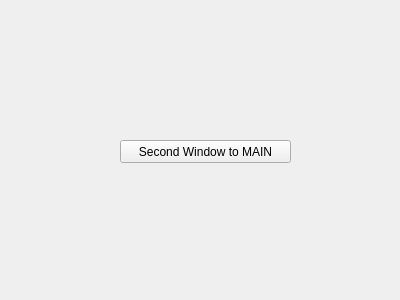
<?xml version="1.0" encoding="UTF-8"?>
<ui version="4.0">
 <class>Form</class>
 <widget class="QWidget" name="Form">
  <property name="geometry">
   <rect>
    <x>0</x>
    <y>0</y>
    <width>400</width>
    <height>300</height>
   </rect>
  </property>
  <property name="windowTitle">
   <string>Form</string>
  </property>
  <widget class="QPushButton" name="btn_second">
   <property name="geometry">
    <rect>
     <x>120</x>
     <y>140</y>
     <width>171</width>
     <height>23</height>
    </rect>
   </property>
   <property name="text">
    <string>Second Window to MAIN</string>
   </property>
  </widget>
 </widget>
 <resources/>
 <connections>
  <connection>
   <sender>btn_second</sender>
   <signal>clicked()</signal>
   <receiver>Form</receiver>
   <slot>btn_second_to_main()</slot>
   <hints>
    <hint type="sourcelabel">
     <x>158</x>
     <y>144</y>
    </hint>
    <hint type="destinationlabel">
     <x>181</x>
     <y>207</y>
    </hint>
   </hints>
  </connection>
 </connections>
 <slots>
  <slot>btn_second_to_main()</slot>
 </slots>
</ui>
